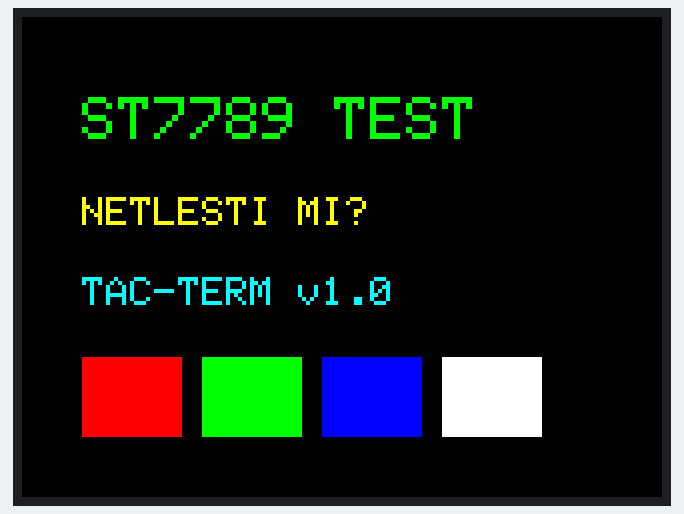
Simulated run of this sketch. Board: Arduino Uno, built with avr-gcc and run on an emulated ATmega328P. On the bench: 320×240 colour display. What the sketch prints to the serial monitor is not drawn.

Above: at 1.2 s.

The sketch:

tft_st7789_test.ino
```cpp
#include <SPI.h>
#include <Adafruit_GFX.h>
#include <Adafruit_ST7789.h>

#define TFT_CS   5
#define TFT_DC   2
#define TFT_RST  4

Adafruit_ST7789 tft = Adafruit_ST7789(TFT_CS, TFT_DC, TFT_RST);

void setup() {
  Serial.begin(115200);
  delay(500);
  Serial.println("[TEST] ST7789 Sürücüsü ile Başlatılıyor...");

  // ST7789 240x320 başlatma
  tft.init(240, 320, SPI_MODE0);
  tft.setRotation(1); // 320x240

  // IPS Ekranlarda Siyah-Beyaz Inversion (Beyaz filtreyi yok eder!)
  tft.invertDisplay(true);

  // Ekranı jilet gibi siyaha boya
  tft.fillScreen(ST77XX_BLACK);
  delay(100);

  // Büyük ve kalın test yazısı
  tft.setTextColor(ST77XX_GREEN, ST77XX_BLACK);
  tft.setTextSize(3);
  tft.setCursor(30, 40);
  tft.print("ST7789 TEST");

  tft.setTextColor(ST77XX_YELLOW, ST77XX_BLACK);
  tft.setTextSize(2);
  tft.setCursor(30, 90);
  tft.print("NETLESTI MI?");

  tft.setTextColor(ST77XX_CYAN, ST77XX_BLACK);
  tft.setCursor(30, 130);
  tft.print("TAC-TERM v1.0");

  // Renkli test kutuları
  tft.fillRect(30, 170, 50, 40, ST77XX_RED);
  tft.fillRect(90, 170, 50, 40, ST77XX_GREEN);
  tft.fillRect(150, 170, 50, 40, ST77XX_BLUE);
  tft.fillRect(210, 170, 50, 40, ST77XX_WHITE);
}

void loop() {
  delay(1000);
}
```
